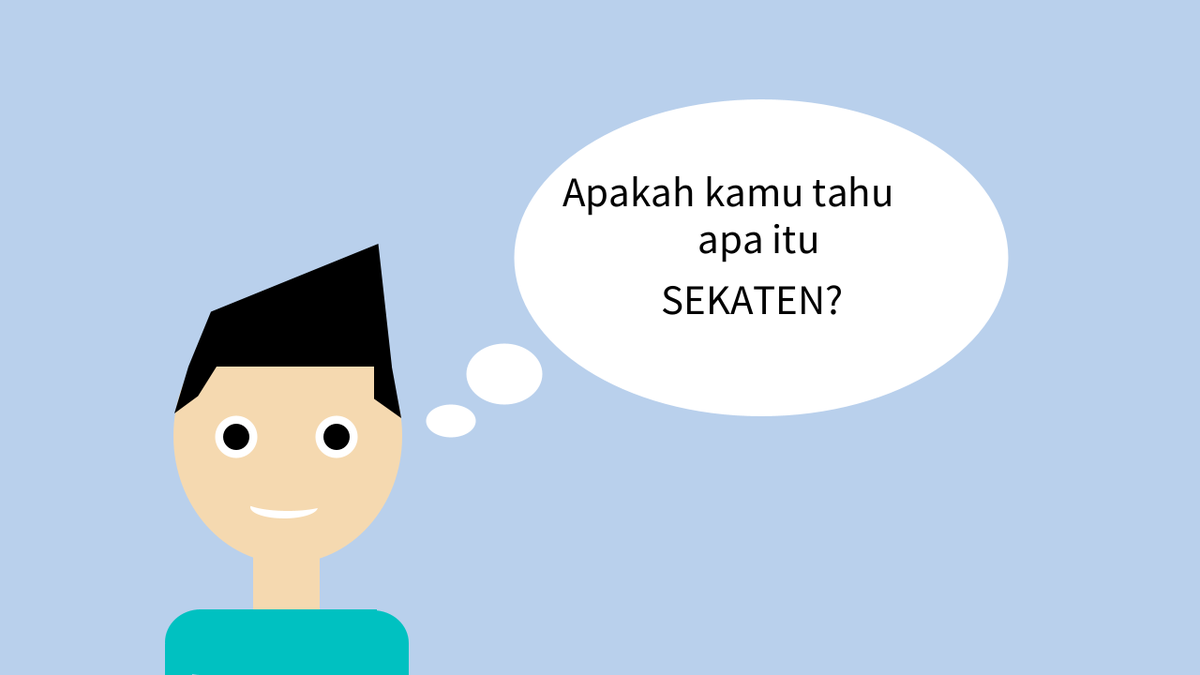
Frame 1 (no input)
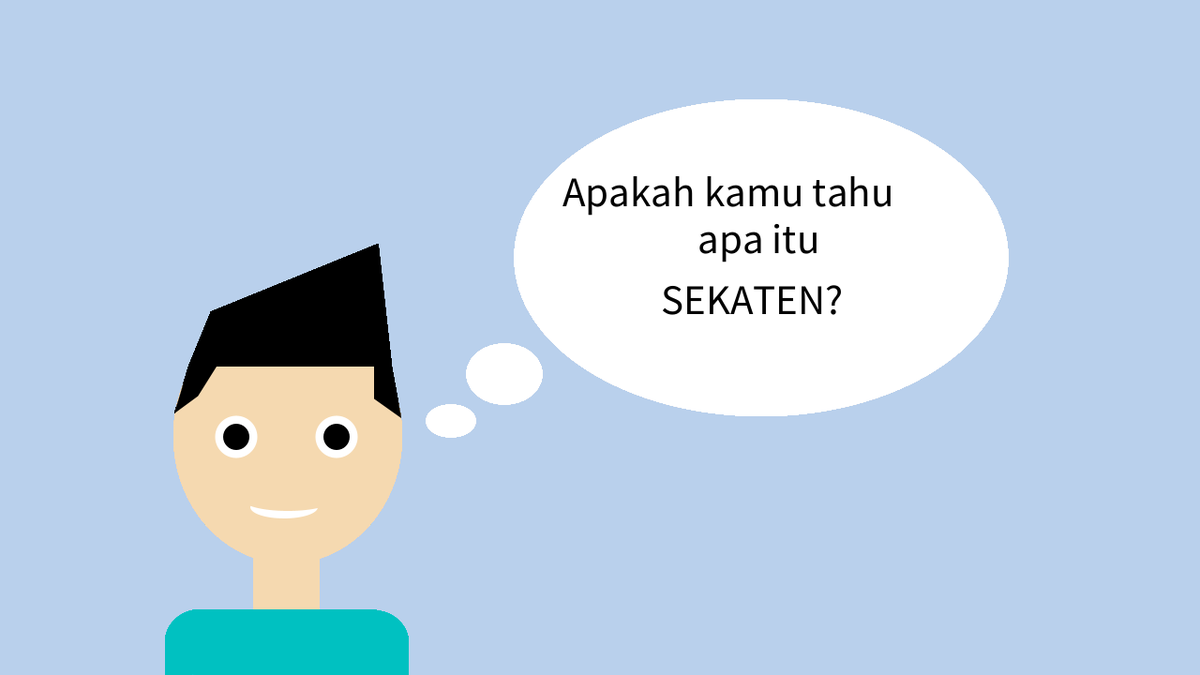
Frame 60 (the mouse pressed at the canvas centre just before this capture)
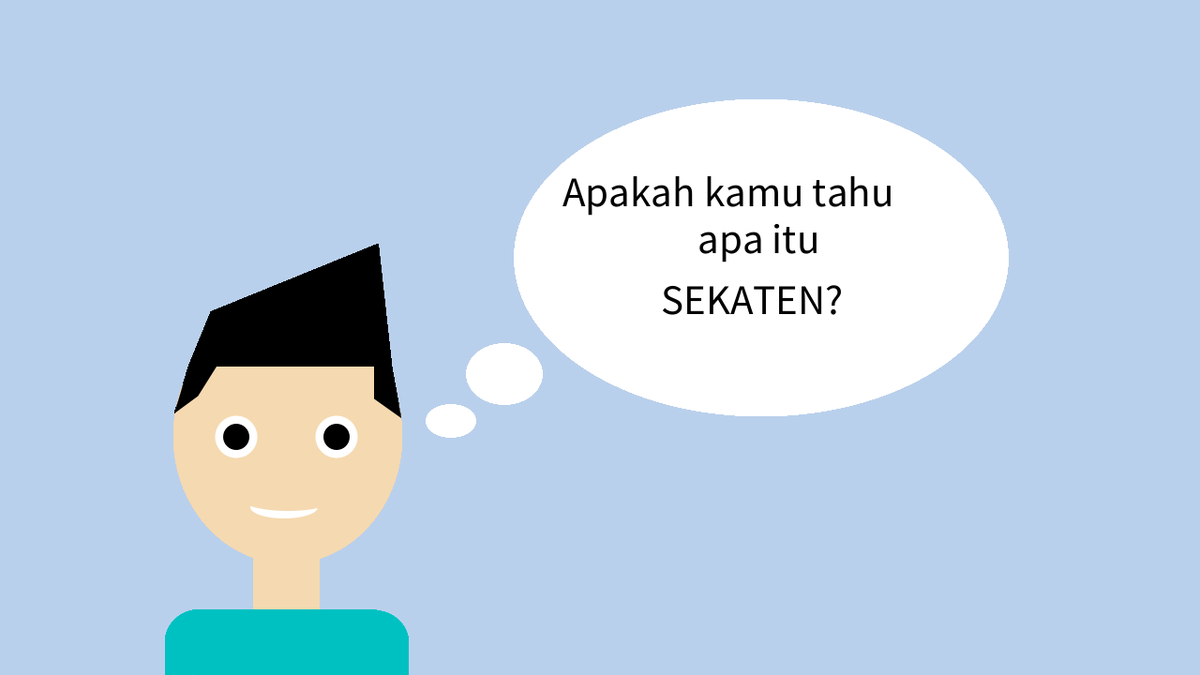
Frame 120 (the mouse held since frame 60 and released just before this capture)

The Processing sketch that drew these frames (run headless with seeded random() and noise(); from frame 60 on, the mouse is pressed at the canvas centre):

// Processing sketch: apaitu_skaten_scene_1
// ── apaitu_skaten_scene_1.pde
void setup(){
  size(1280, 720);
  noStroke();
  background(185, 208, 236);
}

void draw(){
  //orang
  //muka
  fill(245, 217, 176);
  ellipse(185+(244/2), 329+(272/2), 244, 272);
  //rambut
  fill(0);
  quad(225, 332.5, 201, 391, 418, 391, 403.5, 260);
  quad(201, 391, 186, 441, 211.2, 422.5, 231, 391);
  quad(399, 391, 399, 425.4, 428, 446, 417.9, 391);
  //mulut
  fill(255);
  ellipse(267+(72/2), 529+(24/2), 72, 24);
  fill(245, 217, 176);
  ellipse(259+(96/2), 521+12, 96, 24);
  //mata
  fill(255);
  ellipse(230+(45/2), 444+(45/2), 45, 45);
  ellipse(337+(45/2), 444+(45/2), 45, 45);
  fill(0);
  ellipse(238+14, 452+14, 28, 28);
  ellipse(345+14, 452+14, 28, 28);
  //badan
  fill(245, 217, 176);
  rect(270, 577, 71, 73);
  fill(0, 193, 193);
  rect(212, 650 , 190, 71);
  ellipse(176+(76/2), 650+(70/2), 76, 70);
  ellipse(360+(76/2), 651+(70/2) ,76, 70);
  rect(176, 687, 29, 33);
  rect(407, 686, 29, 34);
  
  //awan kata
  fill(255);
  ellipse(455+(53/2), 432+(35/2), 53, 35);
  ellipse(498+(81/2), 367+(65/2), 81, 65);
  ellipse(549+(527/2), 106+(338/2), 527, 338);
  
  fill(0);
  textSize(45);
  text("Apakah kamu tahu", 600, 220);
  text("apa itu", 744, 270);
  text("SEKATEN?", 705, 335);
}
